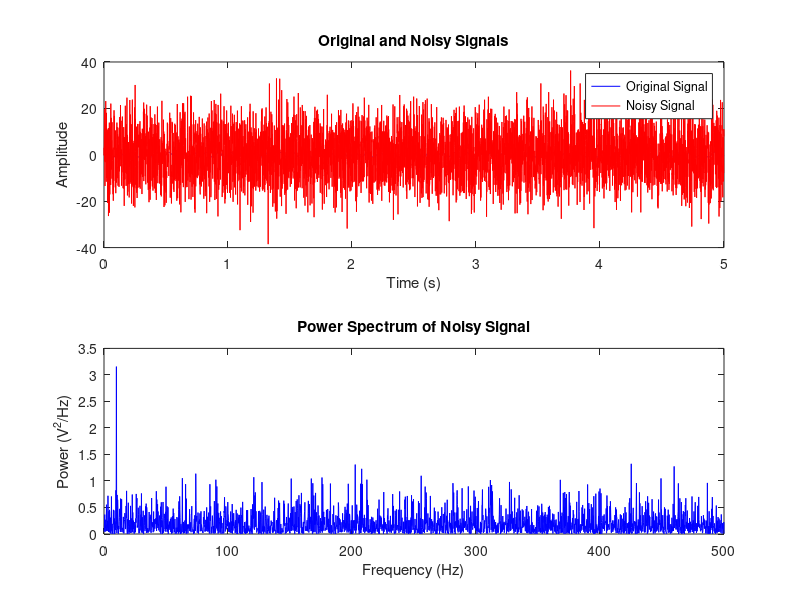
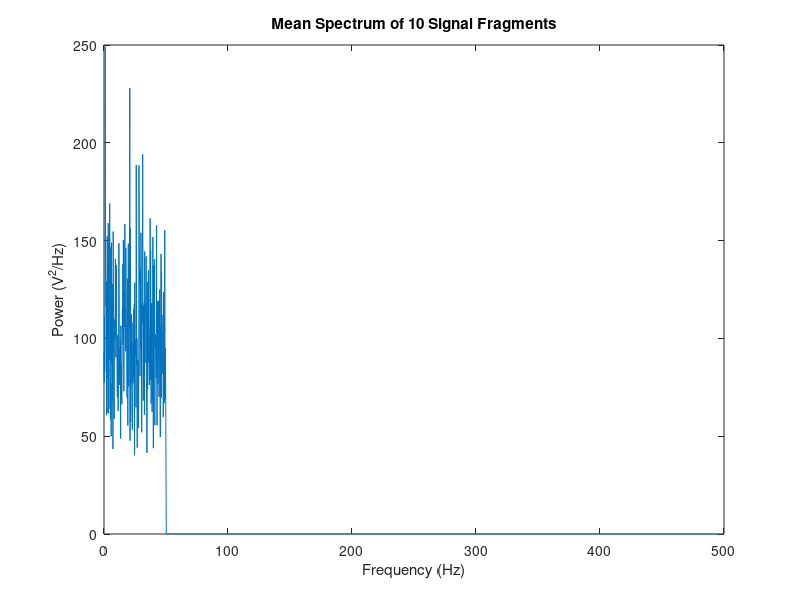

Write the MATLAB code that produced these figures, in order.
clc; clear; close all;

Fs = 1000;          
f1 = 10;            
A1 = 1;
G = 10;
T = 5;             
dt = 1/Fs; 
t = dt * (0:T/dt - 1);
fragments = 10;

sig1 = A1 * sin(2*pi*f1*t);

% Gaussian noise
Gauss = G * randn(size(t)); 
sig2 = sig1 + Gauss;

% FFT
Mfft = length(sig2); 
X = fft(sig2, Mfft);     
X2 = abs(X(1:Mfft/2+1)/Mfft).^2;
X2scaled = 2 * X2 * T / A1^2;

f = Fs*(0:(Mfft/2))/Mfft;  % Frequency vector

spectra = zeros(fragments, length(X2scaled));  % Initialize spectra matrix

for i = 1:fragments
    fs = round((i - 1) * length(t) / fragments) + 1;
    fe = round(i * length(t) / fragments);
    noise = Gauss(fs:fe);
    sig3 = sig1(fs:fe) + noise;
    
    Xf = fft(sig3);
    X2f = abs(Xf(1:length(Xf)/2 + 1)).^2 / (length(sig3));
    X2fp = [X2f, zeros(1, length(X2scaled) - length(X2f))];
    spectra(i, :) = X2fp;
end

means = mean(spectra, 1);  % Calculate mean spectrum of fragments

figure(1)
subplot(2,1,1);  
plot(t, sig1, 'b', t, sig2, 'r');
xlabel('Time (s)');
ylabel('Amplitude');
legend('Original Signal', 'Noisy Signal');
title('Original and Noisy Signals');

subplot(2,1,2); 
plot(f, X2scaled, 'b');
xlabel('Frequency (Hz)');
ylabel('Power (V^2/Hz)');
title('Power Spectrum of Noisy Signal');

figure(2)
frequencies = linspace(0, Fs/2, length(means));
plot(frequencies, means);
xlabel('Frequency (Hz)');
ylabel('Power (V^2/Hz)');
title('Mean Spectrum of 10 Signal Fragments');